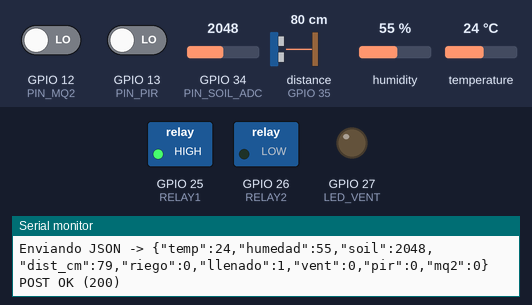
The sketch below on a simulated ESP32. On the bench: switched loads named in the sketch (green lamp = pin HIGH), output pins drawn as LEDs (lit = HIGH), the last lines printed to the serial monitor. Wiring (inferred from the names in the program): ultrasonic range finder: trigger GPIO 33; echo GPIO 35. The test bench sets the inputs (shaded band); at power-on: distance to the obstacle (sensor on GPIO 35) 80 cm, temperature 24 °C, GPIO 34 (PIN_SOIL_ADC) = 2048, GPIO 12 (PIN_MQ2) LOW, GPIO 13 (PIN_PIR) LOW, humidity 55 %. The echo pulse lasts 58.3 µs per cm; WiFi joins after 1.5 s; servers stay silent unless stated; uploads are accepted with an empty reply; pins used as bus, display or sensor lines are not drawn.

Above: at 2.7 s.
2.8 s: distance to the obstacle (sensor on GPIO 35) set to 13 cm
12.9 s: distance to the obstacle (sensor on GPIO 35) set to 10 cm
At 22.8 s:
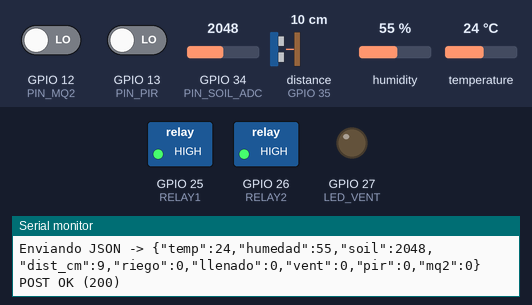
23.5 s: temperature set to 27 °C
33.4 s: temperature set to 30 °C
At 43.1 s:
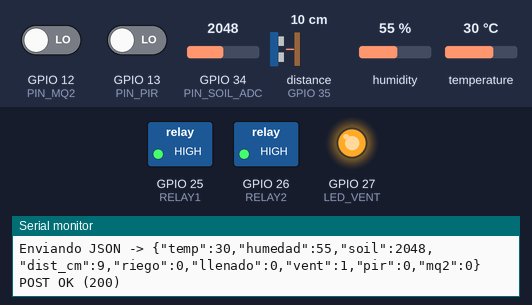
43.9 s: GPIO 34 (PIN_SOIL_ADC) set to 2939
53.9 s: GPIO 34 (PIN_SOIL_ADC) set to 3046
At 63.4 s:
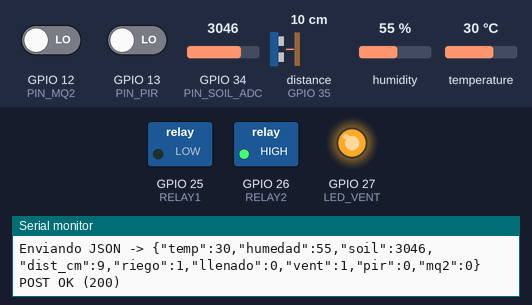
Timing chart, 0 to 64.9 s (numbered marks = the images above; inputs shaded):
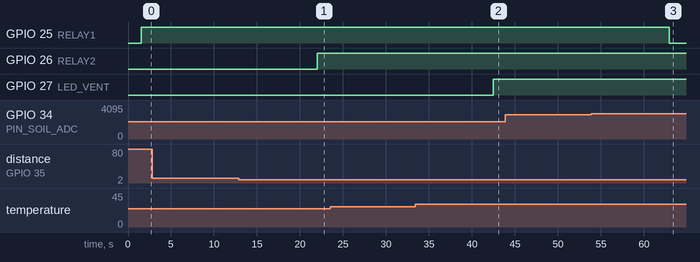

The sketch:

prueba-studio.ino
```cpp
#include <WiFi.h>
#include <HTTPClient.h>
#include <DHT.h>
#include <ArduinoJson.h>

// ---- WiFi ----
const char* ssid = "su_usuario";
const char* password = "su_contraseña";

// ---- Servidor FastAPI ----
const char* serverUrl = "server_url";

const int PIN_SOIL_ADC = 34;   // HL-69 AO
const int PIN_TRIG     = 33;   // HC-SR04 TRIG
const int PIN_ECHO     = 35;   // HC-SR04 ECHO (usar divisor 5V->3.3V)
const int RELAY1       = 25;   // Riego
const int RELAY2       = 26;   // Llenado
const int LED_VENT     = 27;   // Ventilador (LED)
const int PIN_DHT      = 32;   // DHT11
const int PIN_PIR      = 13;   // PIR
const int PIN_MQ2      = 12;   // MQ2 (DO digital)

DHT dht(PIN_DHT, DHT11);

void setup() {
  Serial.begin(115200);

    WiFi.begin(ssid, password);
  Serial.print("Conectando a WiFi");
  while (WiFi.status() != WL_CONNECTED) {
    delay(500);
    Serial.print(".");
  }
  Serial.println("\nWiFi conectado!");
  Serial.println(WiFi.localIP());

  // Pines salida
  pinMode(RELAY1, OUTPUT);
  pinMode(RELAY2, OUTPUT);
  pinMode(LED_VENT, OUTPUT);

  // Pines entrada
  pinMode(PIN_TRIG, OUTPUT);
  pinMode(PIN_ECHO, INPUT);
  pinMode(PIN_PIR, INPUT);
  pinMode(PIN_MQ2, INPUT);

  dht.begin();
}

// ---- Funciones auxiliares ----
long medirDistancia() {
  digitalWrite(PIN_TRIG, LOW);
  delayMicroseconds(2);
  digitalWrite(PIN_TRIG, HIGH);
  delayMicroseconds(10);
  digitalWrite(PIN_TRIG, LOW);
  long duracion = pulseIn(PIN_ECHO, HIGH);
  return duracion * 0.034 / 2; // cm
}


void loop() {
  // Declaración de doc al principio de loop()
  StaticJsonDocument<256> doc;

  // Lecturas
  int soilValue = analogRead(PIN_SOIL_ADC);
  long dist_cm = medirDistancia();

  // Leer temperatura y humedad
  float temperatura = dht.readTemperature();
  float humedad = dht.readHumidity();

    if (isnan(temperatura) || isnan(humedad)) {
    Serial.println(F("Failed to read from DHT sensor!"));
    doc["temp"] = (const char*)NULL;
    doc["humedad"] = (const char*)NULL;
  } else {
    Serial.print(F("Temperature: "));
    Serial.print(temperatura);
    Serial.print(F("°C, Humidity: "));
    Serial.print(humedad);
    Serial.println(F("%"));

    doc["temp"] = temperatura;
    doc["humedad"] = humedad;
  }

  int pirValue = digitalRead(PIN_PIR);
  int mq2Value = digitalRead(PIN_MQ2);

  // Lógicas simples
  int riego = soilValue > 3000 ? 1 : 0;
  int llenado = dist_cm > 10 ? 1 : 0;
  int vent = (!isnan(temperatura) && temperatura > 28) ? 1 : 0;

  // Salidas físicas
  digitalWrite(RELAY1, !riego);
  digitalWrite(RELAY2, !llenado);
  digitalWrite(LED_VENT, vent);


    doc["soil"] = soilValue;
    doc["dist_cm"] = dist_cm;
    doc["riego"] = riego;
    doc["llenado"] = llenado;
    doc["vent"] = vent;
    doc["pir"] = pirValue;
    doc["mq2"] = mq2Value;

  String json;
  serializeJson(doc, json);

  Serial.print("Enviando JSON -> ");
  Serial.println(json);

  // ---- Enviar POST ----
  if (WiFi.status() == WL_CONNECTED) {
    HTTPClient http;
    http.begin(serverUrl);
    http.addHeader("Content-Type", "application/json");

    int httpResponseCode = http.POST(json);

    if (httpResponseCode > 0) {
      Serial.print("POST OK (");
      Serial.print(httpResponseCode);
      Serial.println(")");
      Serial.println(http.getString());
    } else {
      Serial.print("Error en POST: ");
      Serial.println(httpResponseCode);
    }
    http.end();
  }

  delay(10000);
}
```

Measured:
- the behaviour switches between 12 and 11 cm on distance to the obstacle (sensor on GPIO 35) (found by bisection; images 0 and 1)
- the behaviour switches between 28 and 29 °C on temperature (found by bisection; images 1 and 2)
- the behaviour switches between 3000 and 3001 on GPIO 34 (PIN_SOIL_ADC) (found by bisection; images 2 and 3)
- after the input at 12.9 s, GPIO 26 (RELAY2): LOW → HIGH after 9.1 s
- after the input at 33.4 s, GPIO 27 (LED_VENT): LOW → HIGH after 9.1 s
- after the input at 53.9 s, GPIO 25 (RELAY1): HIGH → LOW after 9.0 s
